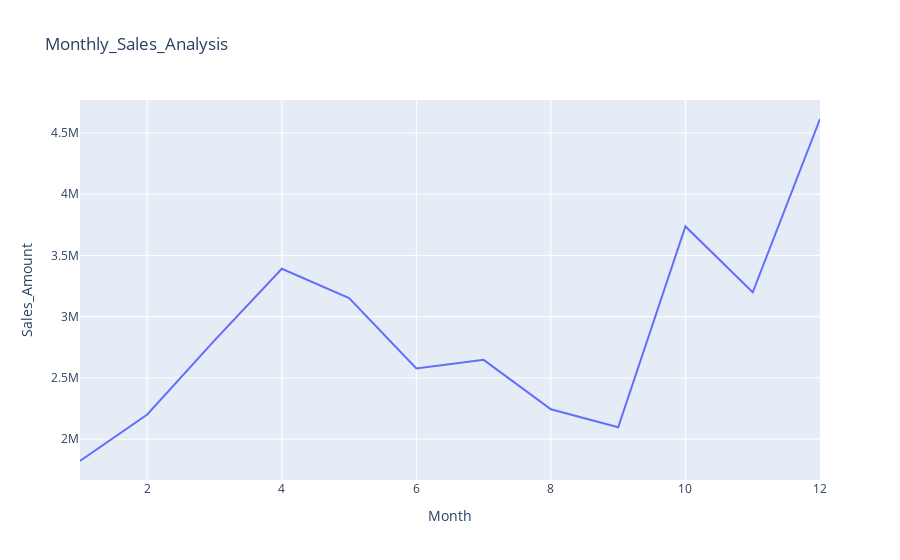

The notebook cell this image was saved under:
### Code cell
fig_month = px.line(Sales_by_months , y = 'Sales_Amount' , title = 'Monthly_Sales_Analysis')
fig_month.show()

### Figure 1 — Plotly figure (JSON) as saved in the notebook; plotly's stock layout.template omitted (floating-point values rounded to 4 significant figures)
{"data": [{"hovertemplate": "Month=%{x}<br>Sales_Amount=%{y}<extra></extra>", "legendgroup": "", "line": {"color": "#636efa", "dash": "solid"}, "marker": {"symbol": "circle"}, "mode": "lines", "name": "", "orientation": "v", "showlegend": false, "type": "scatter", "x": [1, 2, 3, 4, 5, 6, 7, 8, 9, 10, 11, 12], "xaxis": "x", "y": [1822000.0, 2202000.0, 2807000.0, 3391000.0, 3153000.0, 2578000.0, 2648000.0, 2244000.0, 2098000.0, 3737000.0, 3200000.0, 4613000.0], "yaxis": "y"}], "layout": {"autosize": true, "legend": {"tracegroupgap": 0}, "title": {"text": "Monthly_Sales_Analysis"}, "xaxis": {"anchor": "y", "autorange": true, "domain": [0, 1], "range": [1, 12], "title": {"text": "Month"}, "type": "linear"}, "yaxis": {"anchor": "x", "autorange": true, "domain": [0, 1], "range": [1667000.0, 4769000.0], "title": {"text": "Sales_Amount"}, "type": "linear"}}}
